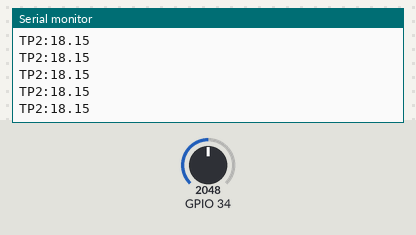
A sketch run on a simulated ESP32. Parts: the last lines printed to the serial monitor. Inputs (shaded band) come from the test bench; at power-on: GPIO 34 = 2048.

Above: at 1.2 s.
1.3 s: GPIO 34 set to 2866
At 2.7 s:
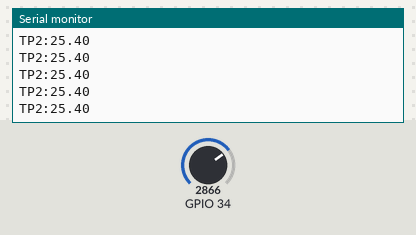
2.8 s: GPIO 34 set to 3603
At 5.4 s:
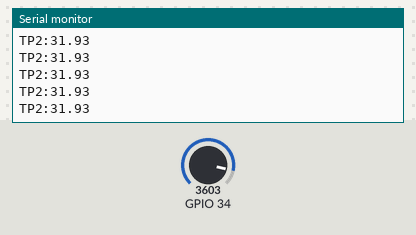
Timing chart, 0 to 6.9 s (numbered marks = the images above; inputs shaded):
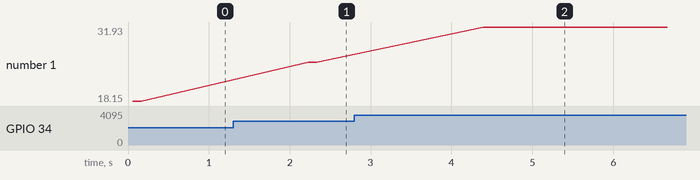

The sketch:

ch08-esp32.ino
```cpp
// (100k + 10k) / 10k; adjust after checking with your meter
const float RATIO = 11.0;
const int N = 120;            // 120 samples x 0.5 ms = 60 ms
int samples[N];

void setup() {
  Serial.begin(115200);
}

void loop() {
  unsigned long t0 = micros();
  for (int n = 0; n < N; n++) {
    while (micros() - t0 < n * 500UL) { }   // one sample every 0.5 ms
    samples[n] = analogReadMilliVolts(34);
  }
  for (int n = 0; n < N; n++) {
    Serial.print("TP2:");
    Serial.println(samples[n] / 1000.0 * RATIO, 2);
  }
  delay(2000);
}
```

Measured:
- after the input at 1.3 s, the serial monitor: prints a new line after 0.93 s (image 1)
- after the input at 2.8 s, the serial monitor: prints a new line after 1.6 s (image 2)
- plotted number 1: 18.15 → 25.4 after the input at 1.3 s, 25.4 → 31.93 after the input at 2.8 s
